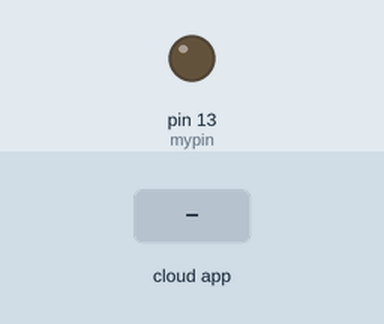
A sketch run on a simulated Arduino Uno, built with avr-gcc and run on an emulated ATmega328P. Shown: output pins drawn as LEDs (lit = HIGH). The test bench sets the inputs (shaded band). The ROS host is connected and sends only what is stated.

Above: at 1.2 s.
1.3 s: the phone or cloud app sets toggle_led to 0
At 2.5 s:
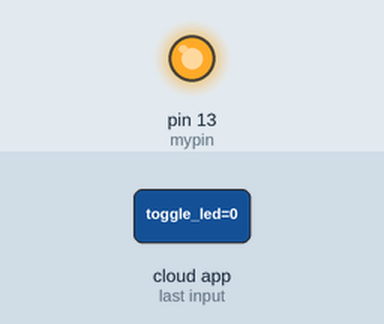
2.8 s: the phone or cloud app sets toggle_led to 1
At 3.7 s:
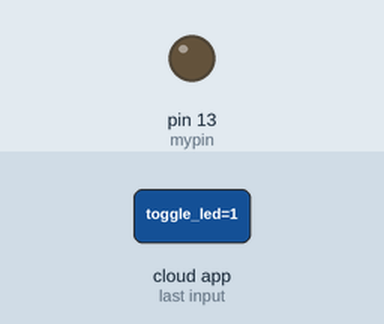
Timing chart, 0 to 5.8 s (numbered marks = the images above; inputs shaded):
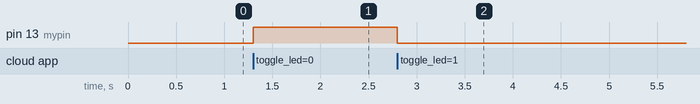

The sketch:

test.ino
```cpp
/*
 * rosserial Subscriber Example
 * Blinks an LED on callback
 */

#include <ros.h>
#include <std_msgs/Empty.h>

ros::NodeHandle  nh;
int mypin = 13;

void messageCb( const std_msgs::Empty& toggle_msg){
  digitalWrite(mypin, HIGH-digitalRead(mypin));   // blink the led
}

ros::Subscriber<std_msgs::Empty> sub("toggle_led", &messageCb );

void setup()
{
  pinMode(mypin, OUTPUT);
  nh.initNode();
  nh.subscribe(sub);

}

void loop()
{
  nh.spinOnce();
  delay(1);
}
```

Measured:
- after the input at 1.3 s, pin 13 (mypin): LOW → HIGH at once
- after the input at 2.8 s, pin 13 (mypin): HIGH → LOW at once
